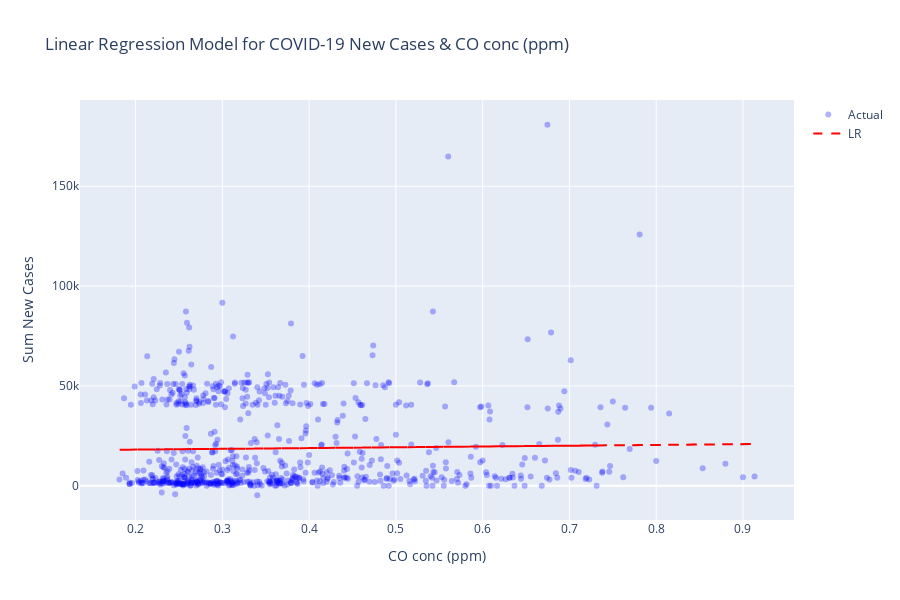

The cell this chart's notebook holds for it:
### Markdown cell above
# Showing Significant Relationships

### Code cell
# For CO conc (ppm) & Sum New Cases
## Perform regression modeling
from sklearn.linear_model import LinearRegression
from sklearn.metrics import r2_score, mean_squared_error

import statsmodels.api as sm
import calendar

# Convert datetime to int
#x = data['Date'].values.astype(int) / 10**9  # Convert to seconds (UNIX epoch start)
#x = x.reshape(-1, 1)


x = NewData['CO conc (ppm)']
y = NewData['Sum New Cases']

#--------------------------------------------------------------
# Linear regression model
#--------------------------------------------------------------
# Stastical approach
x_lms = sm.add_constant(x)
linear_model_stat = sm.OLS(y, x_lms)
lms_results = linear_model_stat.fit()
p_values = lms_results.pvalues[1:]

# Machine learning approach (no p-values)
linear_model = LinearRegression()
linear_model.fit(x_lms, y)
y_linear_pred = linear_model.predict(x_lms)

# Calculate R2 and RMSE for linear regression model
linear_r2 = r2_score(y, y_linear_pred)
linear_rmse = np.sqrt(mean_squared_error(y, y_linear_pred))

print("Model Evaluation")
print("\nLinear Regression: RMSE=%.2f, R2=%.2f" % (linear_rmse, linear_r2))
for i, p_value in enumerate(p_values.index):
  print(f'P({p_value}): {p_values[i]}')

if any(p_values <= 0.05):
  print("There is a significant relationship between the predictor and the response\n")
else:
  print("There is no significant relationship between the predictor and the response\n")


# Plot the model
import plotly.graph_objects as go

xtt = NewData['CO conc (ppm)']#.dt.strftime('%Y-%m-%d')
scatter_actual = go.Scatter(x=xtt, y=y, mode='markers', name='Actual', marker=dict(color='blue', opacity=0.3))

line_regression = go.Scatter(x=xtt, y=y_linear_pred, mode='lines', name='LR', line=dict(color='red', dash='dash'))

data = [scatter_actual, line_regression]

layout = go.Layout(xaxis=dict(title='CO conc (ppm)'),
                   yaxis=dict(title='Sum New Cases'),
                   title='Linear Regression Model for COVID-19 New Cases & CO conc (ppm)',
                   showlegend=True,
                   height=600)

fig = go.Figure(data=data, layout=layout)
fig.show()

### Figure 1 — Plotly figure (JSON) as saved in the notebook; plotly's stock layout.template omitted (floating-point values rounded to 4 significant figures; data arrays with more than 128 entries replaced by an {"elided": "..."} marker saying what was removed)
{"data": [{"marker": {"color": "blue", "opacity": 0.3}, "mode": "markers", "name": "Actual", "type": "scatter", "x": {"elided": "713 float values"}, "y": {"elided": "713 float values"}}, {"line": {"color": "red", "dash": "dash"}, "mode": "lines", "name": "LR", "type": "scatter", "x": {"elided": "713 float values"}, "y": {"elided": "713 float values"}}], "layout": {"height": 600, "showlegend": true, "title": {"text": "Linear Regression Model for COVID-19 New Cases & CO conc (ppm)"}, "xaxis": {"title": {"text": "CO conc (ppm)"}}, "yaxis": {"title": {"text": "Sum New Cases"}}}}
